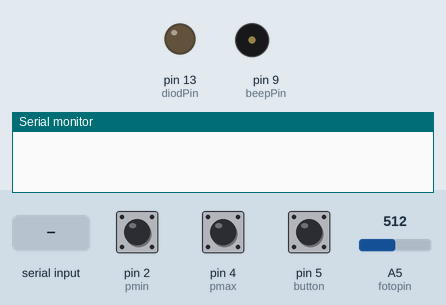
A sketch run on a simulated Arduino Uno, built with avr-gcc and run on an emulated ATmega328P. Shown: output pins drawn as LEDs (lit = HIGH), buzzer (waves = sounding), the last lines printed to the serial monitor. The inputs (shaded band) are chosen by the test bench; at power-on: pin 5 (button) HIGH, pin 2 (pmin) HIGH, pin 4 (pmax) HIGH, A5 (fotopin) = 512.

Above: at 1.2 s.
1.3 s: "b" received over Serial
At 2.5 s:
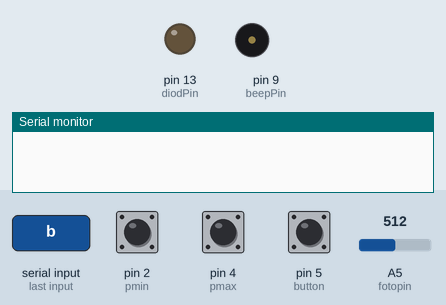
2.9 s: pin 5 (button) pulled LOW for 0.15 s
At 3.2 s:
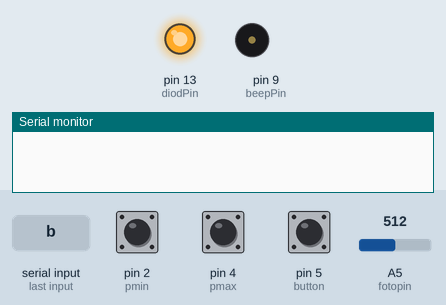
6.0 s: "a" received over Serial
At 7.2 s:
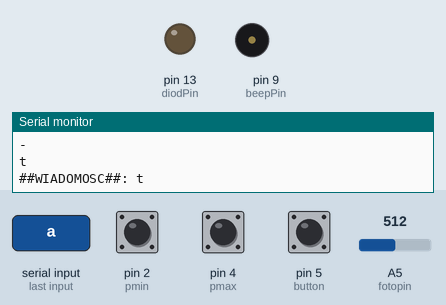
8.4 s: "c" received over Serial
At 9.1 s:
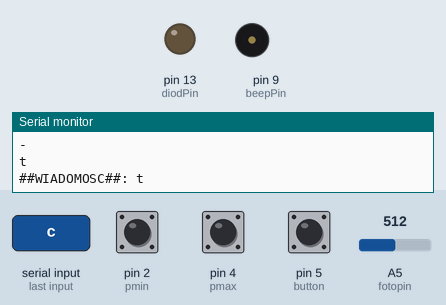
10.0 s: "j" received over Serial
At 11.3 s:
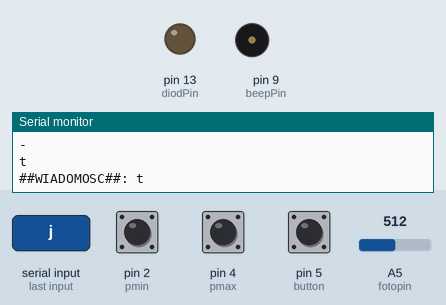
11.6 s: pin 5 (button) pulled LOW for 1 s
At 12.3 s:
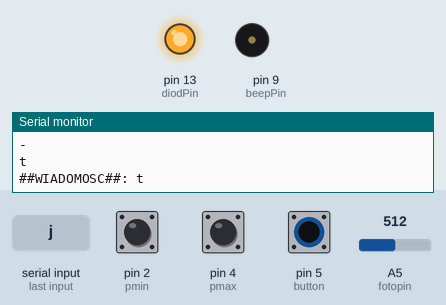
Timing chart, 0 to 16.6 s (numbered marks = the images above; inputs shaded):
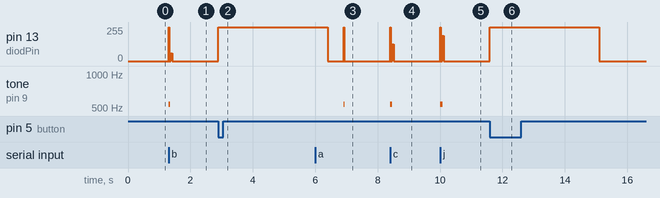

The sketch:

_18lepiej.ino
```cpp
//linie oznaczone /**/ na początku mają być w kodzie dla odbierającego arduino, te bez dla nadającego
//ale czasem opisane w komentarzu jak a nie tym

#define diodPin 13
#define beepPin 9
#define kropka1 5 //2ms to juz za szybko
#define button 5

byte ckropka = '.';
byte ckreska = '-';
byte cspacja = ' ';
byte cslash  = '/';

#define pojemnosc 300 //przy 500 i 73% zużycia pamięci na globalnych się wywala, co za beznadzieja...
byte tab[pojemnosc]; //100 to zdecydowanie za mało nadłuższe zdanie - i tak bardzo długie nie wejdzie
int przyjete = 0;
int wyslane = 0;

byte mozna_nowy_wlaczyc = 1;
byte swieci = 0;

int czas_czekania_po;
int czas_swiecenia;
long timenow;

int doWyslania = 0;


//nie ma czegoś takiego jak spacja między zdaniami, są symbole kropki itp.

String letter_to_morse(int letter) { //spacje nakońcu zapisu każdego znaku są ważne
    if(letter == 'a') return String(".- ");
    if(letter == 'b') return String("-... ");
    if(letter == 'c') return String("-.-. ");
    if(letter == 'd') return String("-.. ");
    if(letter == 'e') return String(". ");
    if(letter == 'f') return String("..-. ");
    if(letter == 'g') return String("--. ");
    if(letter == 'h') return String(".... ");
    if(letter == 'i') return String(".. ");
    if(letter == 'j') return String(".--- ");
    if(letter == 'k') return String("-.- ");
    if(letter == 'l') return String(".-.. ");
    if(letter == 'm') return String("-- ");
    if(letter == 'n') return String("-. ");
    if(letter == 'o') return String("--- ");
    if(letter == 'p') return String(".--. ");
    if(letter == 'q') return String("--.- ");
    if(letter == 'r') return String(".-. ");
    if(letter == 's') return String("... ");
    if(letter == 't') return String("- ");
    if(letter == 'u') return String("..- ");
    if(letter == 'v') return String("...- ");
    if(letter == 'w') return String(".-- ");
    if(letter == 'x') return String("-..- ");
    if(letter == 'y') return String("-.-- ");
    if(letter == 'z') return String("--.. ");
    if(letter == ' ') return String("/");
    if(letter == '1') return String(".---- ");
    if(letter == '2') return String("..--- ");
    if(letter == '3') return String("...-- ");
    if(letter == '4') return String("....- ");
    if(letter == '5') return String("..... ");
    if(letter == '6') return String("-.... ");
    if(letter == '7') return String("--... ");
    if(letter == '8') return String("---.. ");
    if(letter == '9') return String("----. ");
    if(letter == '0') return String("----- ");
    if(letter == '.') return String(".-.-.- ");
    if(letter == ',') return String("--..-- ");
    if(letter == '\'') return String(".----. ");
    if(letter == '"') return String(".-..-. ");
    if(letter == '_') return String("..--.- ");
    if(letter == ':') return String("---... ");
    if(letter == ';') return String("-.-.-. ");
    if(letter == '?') return String("..--.. ");
    if(letter == '!') return String("-.-.-- "); // lub --..--
    if(letter == '-') return String("-....- ");
    if(letter == '+') return String(".-.-. ");
    if(letter == '/') return String("-..-. ");
    if(letter == '(') return String("-.--. ");
    if(letter == ')') return String("-.--.- ");
    if(letter == '=') return String("-...- ");
    if(letter == '@') return String(".--.-. ");
    if(letter == 'ą') return String(".-.- ");
    if(letter == 'ć') return String("-.-.. ");
    if(letter == 'ę') return String("..-.. ");
    if(letter == 'ł') return String(".-..- ");
    if(letter == 'ń') return String("--.-- ");
    if(letter == 'ó') return String("---. ");
    if(letter == 'ś') return String("...-... ");
    if(letter == 'ż') return String("--..-. ");
    if(letter == 'ź') return String("--..- ");
    return String("");
}

void znak(int mult) {
    digitalWrite(diodPin,HIGH);
    czas_swiecenia = mult*kropka1;
    czas_czekania_po = kropka1;
    mozna_nowy_wlaczyc = 0;
    timenow = millis();
    swieci = 1;
    tone(beepPin,540);
}

void blank(int mult) {
    czas_swiecenia = 0;
    czas_czekania_po = mult * kropka1;
    mozna_nowy_wlaczyc = 0;
    swieci = 0;
    timenow = millis();
}

/**/#define fotopin A5
/**/#define pmin 2
/**/#define pmax 4 //bo 3 coś ponoć źle z tone
/**/char kolejne[] = {'a','b','c','d','e','f','g','h','i','j','k','l','m','n','o','p','q','r','s','t','u','v','w','x','y','z',
/**/                  '1','2','3','4','5','6','7','8','9','0',
/**/                  '.',',',"'",'"','_',':',';','?','!','-','+','/','(',')','=','@'/*,'ą','ć','ę','ł','ń','ó','ś','ż','ź'*/};
/**/ //miał problem z "\" bo znak spec., trza "\\"; ale tu nie ma; z " ' " ?
/**/
/**/String znaki[52] =
/**/{
/**/String(".-"), //a
/**/String("-..."), //b
/**/String("-.-."), //c
/**/String("-.."), //d
/**/String("."), //e
/**/String("..-."), //f
/**/String("--."), //g
/**/String("...."), //h
/**/String(".."), //i
/**/String(".---"), //j
/**/String("-.-"), //k
/**/String(".-.."), //l
/**/String("--"), //m
/**/String("-."), //n
/**/String("---"), //o
/**/String(".--."), //p
/**/String("--.-"), //q
/**/String(".-."), //r
/**/String("..."), //s
/**/String("-"), //t
/**/String("..-"), //u
/**/String("...-"), //v
/**/String(".--"), //w
/**/String("-..-"), //x
/**/String("-.--"), //y
/**/String("--.."), //z
/**/String(".----"), //1
/**/String("..---"),//2
/**/String("...--"),//3
/**/String("....-"),//4
/**/String("....."),//5
/**/String("-...."),//6
/**/String("--..."),//7
/**/String("---.."),//8
/**/String("----."),//9
/**/String("-----"),//0
/**/String(".-.-.-"),//.
/**/String("--..--"),//,
/**/String(".----."),// '
/**/String(".-..-."),//"
/**/String("..--.-"),//_
/**/String("---..."),//:
/**/String("-.-.-."),// ;
/**/String("..--.."),//?
/**/String("-.-.--"), //!   lub --..--
/**/String("-....-"), //-
/**/String(".-.-."),// +
/**/String("-..-."),// /
/**/String("-.--."),// (
/**/String("-.--.-"),// )
/**/String("-...-"),//=
/**/String(".--.-.") /*, //@
String(".-.-"),//ą
String("-.-.."),//ć
String("..-.."),//ę
String(".-..-"),//ł
String("--.--"),//ń
String("---."),//ó
String("...-..."),//ś
String("--..-."),//ż
String("--..-")//ź*/ //ASCII nie obsługuje pl, trzeba by jakoś inaczej
};

/**/int kropka = 5; //zrobić je jedną i tą samą
/**/int hold = 0;
/**/int released = 0;
/**/int lewy = 0, prawy = 1024;
/**/int nacisniecie;
/**/int czas_nacisniecia;
/**/
/**/long parse_time;
/**/long parsed; //psuło się przez przekręcanie
/**/
/**/String el = String("");
/**/String slowo = String("");
/**/String output = String(""); //on chyba nie obsługuje dłuższych niż ok. 70 znaków?! a może już mu się w pamięci nie mieści...
//po rozbiciu na dwa programy i dwa arduino powinno być lepiej

/**/int slowo_gotowe = 0;
/**/
/**/String morse_to_letter(String morse)
/**/{
/**/  Serial.println(morse);
/**/    for(int i=0; i<52; i++)
/**/      if(morse.compareTo(znaki[i]) == 0)
/**/        return String(kolejne[i]);
   /**/
/**/    //chyba niepotrzebne
/**/    if(morse.compareTo(String("")) == 0 ) return String("");
/**/
/**/    // gdy sie nie dopasowalo tzn nie ma takiego znaku
/**/    return String("*");
/**/}
/**/
/**/String kropka_czy_kreska(int time) {
/**/    if( time < 3*kropka )
/**/        return String(".");
/**/    if( time >= 3*kropka)
/**/        return String("-");
/**/}
/**/
/**/bool sprawdzaj(int pin) {
/**/  //Serial.println(analogRead(pin));
/**/  int mi=min(lewy, prawy);
/**/  int ma=max(lewy, prawy);
/**/  int wartosc=constrain(analogRead(pin), mi, ma);
/**/  return analogRead(pin)>(mi+ma)/2;
/**/}

/**/ //SETUP W ODBIERAJĄCYM 1-3 i 5. LINIE, w nadającym 1'szą i 4'tą tylko!
void setup() {
    Serial.begin(9600);
    pinMode(pmin, INPUT_PULLUP);
    pinMode(pmax, INPUT_PULLUP);
    pinMode(button, INPUT_PULLUP);
    pinMode(diodPin,OUTPUT);
}

/**/ //W LOOP TEŻ TE Z /**/ W ODBIERAJĄCYM
void loop() {
    if (Serial.available() > 0) {
        int incomingByte = Serial.read();
        //Serial.print(incomingByte);
        String a = letter_to_morse(incomingByte);

        for(int i=0; i<a.length(); i++) { //dokleja przetworzony na Morse'a znak
            tab[przyjete] = a[i];
            przyjete = ( przyjete + 1 ) % pojemnosc;
        }

        doWyslania += a.length();

        if(incomingByte == ckreska);
            //Serial.println("kreska");
        if(incomingByte == ckropka);
            //Serial.println("koniec zdania");
        if(incomingByte == cspacja);
            //Serial.println("spacja");
    }

    if(mozna_nowy_wlaczyc && doWyslania > 0 ) {
        if(tab[wyslane] == ckropka)
            znak(1);
        if(tab[wyslane] == ckreska)
            znak(3);
        if(tab[wyslane] == cspacja)
            blank(2); //się dodaje do domyślnej jednokropkowej pauzy po każdym
        if(tab[wyslane] == cslash)
            blank(6);//się dodaje do domyślnej jednokropkowej pauzy po każdym
    }

    if( millis() - timenow >= czas_swiecenia && swieci  && !mozna_nowy_wlaczyc ) {
        digitalWrite(diodPin,LOW);
        noTone(beepPin);
        swieci = 0;
    }
    if( millis() - timenow >= czas_swiecenia + czas_czekania_po && !swieci && !mozna_nowy_wlaczyc) {
        mozna_nowy_wlaczyc = 1;
        wyslane = ( wyslane + 1 ) % pojemnosc;
        doWyslania--;
    }

    //pali diodę przez 3s i wtedy drugi ma nacisnąć pmax
    //pmin trzeba przy zwykłym oświetleniu a pmax przy zapalonej
    //jak się światło zmieni to kalibrować jeszcze raz
    //przy kalibracji uzna ze sie cos przeslalo pewnie, no ale trudno
    //można by jeszcze dodać przycisk ignorowania albo włącz/wyłącz
    if (digitalRead(button) == LOW)
    {
      //Serial.println("but");
      digitalWrite(diodPin,HIGH);
      delay(500);
      //!!! USUNĄĆ TO JAK NA DWA ARDUINO - tam się da przycisnąć i nie prześle się 'prawy'
      prawy = analogRead(fotopin); //!!! USUNĄĆ TO JAK NA DWA ARDUINO - tam się da przycisnąć i nie prześle się 'prawy'
      delay(3000);
      digitalWrite(diodPin,LOW);
      delay(500);
    }


/**/    int sensorVal = sprawdzaj(fotopin); //gdy puszczony to jest 1
/**/
/**/    // on press
/**/    if(sensorVal == 0 && hold == 0) {
/**/        hold = 1;
/**/        released = 0;
/**/        //Serial.println("pressed");
/**/        nacisniecie = millis();
/**/        slowo_gotowe = 0; //ogarnia, że pauza się skończyła i będzie nowe słowo
/**/
/**/    }
/**/
/**/    // on release
/**/    if(sensorVal == 1 && hold == 1) {
/**/        hold = 0;
/**/        released = 1;
/**/        czas_nacisniecia = millis() - nacisniecie;
/**/        //Serial.println(czas_nacisniecia);
/**/        el += kropka_czy_kreska(czas_nacisniecia);
/**/
/**/        parsed = millis();
/**/
/**/    }
/**/
/**/    if(released) {
/**/       parse_time = millis() - parsed;
/**/
/**/      if(parse_time <= kropka) {
/**/        //Serial.println(0);
/**/          //nic bo sie dodaje do znakow na puszczeniu przycisku
/**/       }
/**/       if(parse_time > 2*kropka && parse_time <= 4*kropka) {
/**/       //Serial.println(1);
/**/           if( el.length() > 0 ) {
/**/            slowo += morse_to_letter(el);
/**/            //Serial.println(morse_to_letter(el));
/**/           }
/**/           el = String("");
/**/       }
/**/       if(parse_time > 4*kropka && parse_time <= 10*kropka) {
/**/        //Serial.println(slowo_gotowe);
/**/           if( slowo_gotowe == 0) { Serial.println(slowo); output += slowo; output+=' '; }
/**/           slowo = String("");
/**/           slowo_gotowe = 1; //po końcu słowa
/**/       }
/**/       if(parse_time > 10*kropka) {
/**/        //Serial.println(3);
/**/           Serial.print("##WIADOMOSC##: ");
/**/           Serial.println(output);
/**/            released = 0;
/**/            output = String("");
/**/            slowo_gotowe = 0;
/**/       }
/**/  }
/**/  if (digitalRead(pmin) == LOW) //dla przycisków min, max nie patrzymy na drganie styków bo naciśnięcie kilka razy nic nie zmienia
/**/  {
/**/   //Serial.println("min");
/**/   lewy=analogRead(fotopin); //dla tej wartości nie świeci
/**/  }
/**/
/**/  if (digitalRead(pmax) == LOW)
/**/  {
/**/    //Serial.println("max");
/**/    prawy=analogRead(fotopin);
/**/  }
}
```

Measured:
- after the input at 1.3 s, pin 13 (diodPin): 0/255 → 255/255 at once, → 0/255 0.02 s later, → 60/255 0.05 s later, → 0/255 0.04 s later; tone on pin 9 (beepPin): silent → 540 Hz at once, → silent 0.05 s later
- after the input at 2.9 s, pin 13 (diodPin): 0/255 → 255/255 at once
- after the input at 6.0 s, tone on pin 9 (beepPin): silent → 540 Hz after 0.91 s, → silent 0.01 s later
- after the input at 8.4 s, pin 13 (diodPin): 0/255 → 255/255 at once, → 0/255 0.02 s later, → 125/255 0.05 s later, → 0/255 0.04 s later; tone on pin 9 (beepPin): silent → 540 Hz at once, → silent 0.05 s later
- after the input at 10.0 s, pin 13 (diodPin): 0/255 → 255/255 at once, → 0/255 0.01 s later, → 190/255 0.04 s later, → 0/255 0.04 s later; tone on pin 9 (beepPin): silent → 540 Hz at once, → silent 0.05 s later
- after the input at 11.6 s, pin 13 (diodPin): 0/255 → 255/255 at once, → 0/255 3.5 s later
